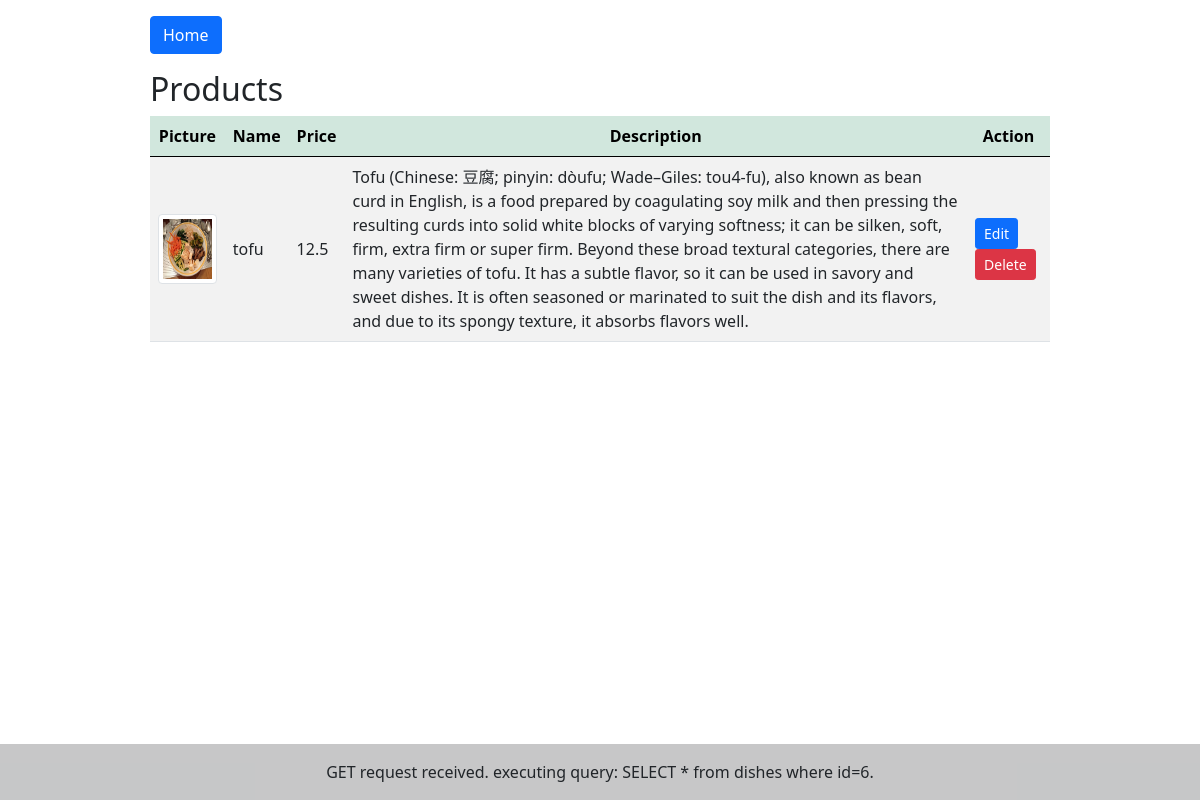
Screenshot of /restaurant/show_detail.php?id=6 with the database file from the repository.
### tables this page shows
CREATE TABLE `DISHES` (
  `id` int(11) NOT NULL,
  `image` char(120) NOT NULL,
  `name` char(30) DEFAULT NULL,
  `price` float NOT NULL,
  `description` text DEFAULT NULL
);

### restaurant/show_detail.php (the view, shortened to what this page needs)
<?php
require_once "./actions/db_connect.php";
$requestType = $_SERVER['REQUEST_METHOD'];
$message= "$requestType request received.";
$id=$_GET['id'];
$sql = "SELECT * from dishes where id=$id";
$message = $message." executing query: ".$sql.".";
$result = mysqli_query($conn, $sql);
$tbody = "";
if (mysqli_num_rows($result) > 0) {
    while ($row =  mysqli_fetch_assoc($result)) {
        $tbody .= "
        <tr>
           <td><img class='img-thumbnail' src='images/" . $row['image'] . "'</td>
           <td>" . $row['name'] . "</td>
           <td>" . $row['price'] . "</td>
           <td>" . $row['description'] . "</td>
           <td><a href='update.php?id=" . $row['id'] . "'><button class='btn btn-primary btn-sm' type='button'>Edit</button></a>
           <a href='delete.php?id=" . $row['id'] . "'><button class='btn btn-danger btn-sm' type='button'>Delete</button></a>
        </tr>
        ";
    }
} else {
    $tbody = "<tr><td colspan='4' class='text-center'>No data available</td></tr>";
}
?>
<!DOCTYPE html>
<html lang="en">
<head>
    <?php require_once "components/boot.php";
    ?>
</head>
<body class="d-flex flex-column min-vh-100">
    <div class="manageProduct w-75 mt-3">
        <div class='mb-3'>
            <a href="index.php"><button class='btn btn-primary' type="button">Home</button></a>
        </div>
        <p class='h2'>Products</p>
        <table class='table table-striped'>
            <thead class='table-success'>
                <tr>
                    <th>Picture</th>
                    <th>Name</th>
                    <th>Price</th>
                    <th>Description</th>
                    <th>Action</th>
                </tr>
            </thead>
            <tbody>
                <?php echo $tbody; ?>
            </tbody>
        </table>
    </div>
<footer class="bg-light text-center text-lg-start mt-auto">
  <div class="text-center p-3" style="background-color: rgba(0, 0, 0, 0.2);">
    <?php echo $message ?>
  </div>
</footer>
</body>
</html>

### restaurant/show_detail.php (style rules this page uses)
.manageProduct { margin: auto; }
.img-thumbnail { width: 70px !important; height: 70px !important; }
td { text-align: left; vertical-align: middle; }
tr { text-align: center; }

### rows the page displays
dishes: image (picture), name "tofu", price "12.5", description "Tofu (Chinese: 豆腐; pinyin: dòufu; Wade–Giles: tou4-fu), also known as bean curd in English, is a food prepared by coagulating soy milk and then pressing the resulting curds into solid white blocks of varying softness; it can be silken, soft, firm, extra firm or super firm. Beyond these broad textural categories, there are many varieties of tofu. It has a subtle flavor, so it can be used in savory and sweet dishes. It is often seasoned or marinated to suit the dish and its flavors, and due to its spongy texture, it absorbs flavors well."

### other values shown
$message "GET request received. executing query: SELECT * from dishes where id=6."
